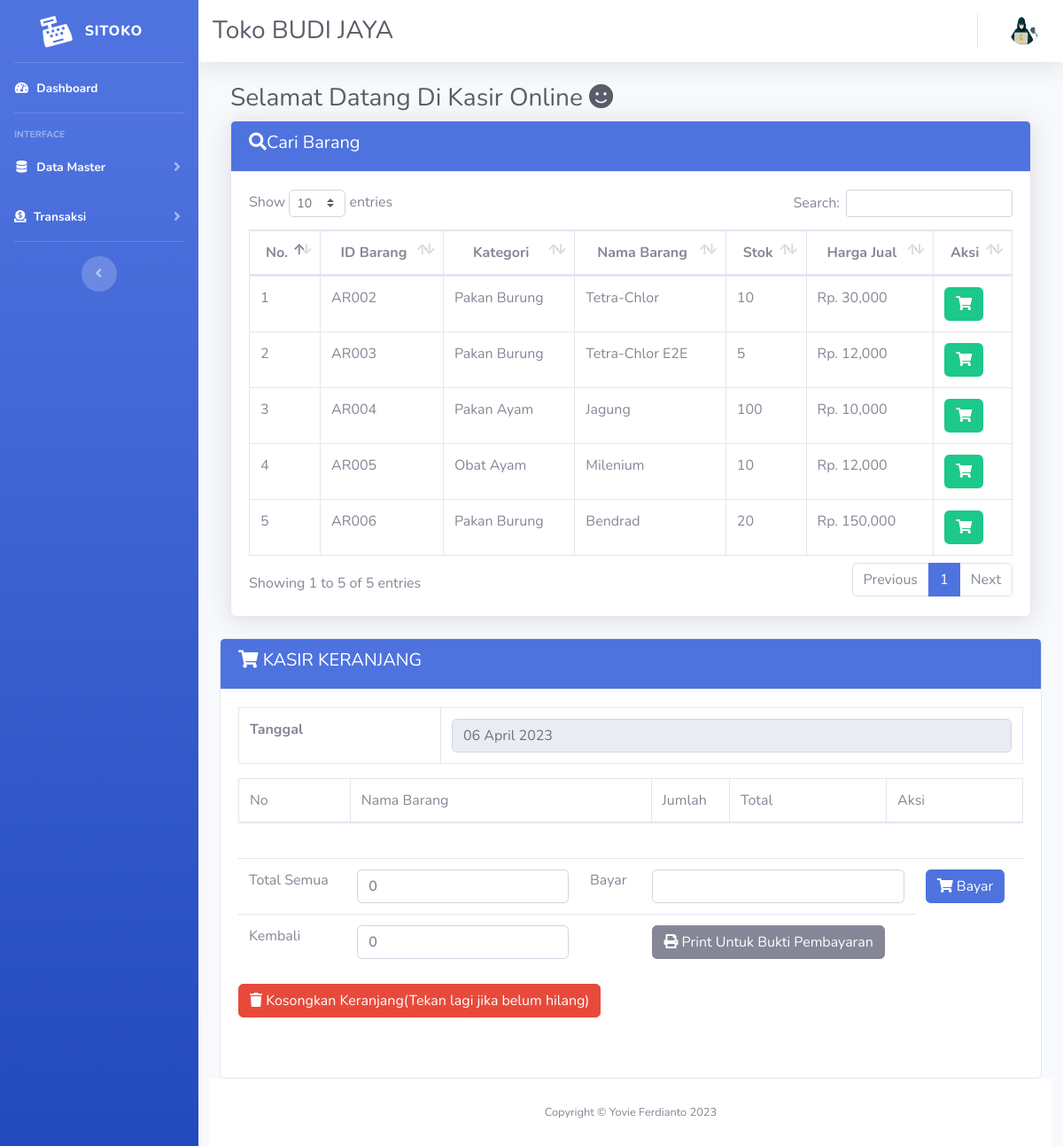
Page /sitoko/kasir/kasir.php (signed in) on the committed database.
### tables this page shows
CREATE TABLE `data_barang` (
  `id` int(50) NOT NULL,
  `id_barang` varchar(50) NOT NULL,
  `kategori` varchar(50) NOT NULL,
  `nama_barang` varchar(50) NOT NULL,
  `merk` varchar(50) NOT NULL,
  `stok` int(50) NOT NULL,
  `harga_beli` int(50) NOT NULL,
  `harga_jual` int(50) NOT NULL,
  `satuan` varchar(50) NOT NULL,
  `tgl_input` varchar(50) NOT NULL
);

### sitoko/kasir/page-content-kasir.php (the view, shortened to what this page needs)
<?php
   $kembali = 0;
?>
<div class="col-sm-12">
	<div class="container-fluid">
                   <h1 class="h3 mb-2 text-gray-800">Selamat Datang Di Kasir Online <i class="fas fa-smile"></i></h1>
                   <div class="card shadow mb-4">
					<div class="card-header bg-primary text-white">
						<h5><i class="fa fa-search"></i>Cari Barang</h5>
					</div>
                       <div class="card-body">
                           <div class="table-responsive">
                               <table class="table table-bordered" id="dataTable" width="100%" cellspacing="0">
                                   <thead>
                                       <tr style="text-align:center;">
                                           <th>No.</th>
                                           <th>ID Barang</th>
                                           <th>Kategori</th>
                                           <th>Nama Barang</th>
                                           <th>Stok</th>
                                           <th>Harga Jual</th>
                                           <th>Aksi</th>
                                       </tr>
                                   </thead>
                                   <tbody>
                                       <?php
                                           include('../koneksi.php');
                                           $no = 1;
                                           $query = mysqli_query($connection,"SELECT * FROM `data_barang`");
                                           while($row = mysqli_fetch_array($query)){
                                           ?>
                                           <tr>
                                               <td><?php echo $no++; ?></td>
                                               <td><?php echo $row['id_barang']; ?></td>
                                               <td><?php echo $row['kategori']; ?></td>
                                               <td><?php echo $row['nama_barang']; ?></td>
                                               <td><?php echo $row['stok']; ?></td>
                                               <td>Rp. <?php echo number_format($row['harga_jual']); ?></td>
                                               <td style="display:flex; gap:10px ">
										<form method="post">
										<button type="submit" name="submit-barang" class="btn btn-success"><i class="fas fa-shopping-cart"></i></button>
                                       	</form>
									</td>
                                           </tr>
                                       <?php
                                       }
                                       ?>
                                   </tbody>
                              	</table>
                           </div>
                       </div>
                   </div>
               </div>
<div class="col-sm-12">
		<div class="card card-primary">
			<div class="card-header bg-primary text-white">
				<h5><i class="fa fa-shopping-cart"></i> KASIR KERANJANG
			</div>
			<div class="card-body">
				<div id="keranjang" class="table-responsive">
					<table class="table table-bordered">
						<tr>
							<td><b>Tanggal</b></td>
							<td><input type="text" readonly="readonly" class="form-control" value="<?php $tanggal = date('d F Y'); echo $tanggal; ?>" name="tgl"></td>
						</tr>
					</table>
					<table class="table table-bordered w-100" id="example1">
						<thead>
							<tr>
								<td> No</td>
								<td> Nama Barang</td>
								<td style="width:10%;"> Jumlah</td>
								<td style="width:20%;"> Total</td>
								<td> Aksi</td>
							</tr>
						</thead>
							<?php
									$totalharga = 0;
                                       ?>
					</table>
						<br/>
						<div id="kasirnya">
						<table class="table table-stripped">
						<form method="POST">
								<tr>
								<td>Total Semua  </td>
								<td><input type="text" class="form-control" name="harga_barang" value="<?= $totalharga ?>"></td>
								<td>Bayar  </td>
								<td><input type="text" class="form-control" name="jumlah_bayar" value="<?php if(isset($jumlah_bayar)){echo $jumlah_bayar;} ?>" ></td>
								<td><button class="btn btn-primary" type="submit" name="submit-bayar"><i class="fa fa-shopping-cart"></i> Bayar</button>
								</td>
							</tr>
						</form>
						<tr>
							<td>Kembali</td>
							<td><input type="text" class="form-control" value="<?= $kembali ?>"></td>
							<td></td>
							<td>
								<a href="cetak.php" target="_blank">
								<button class="btn btn-secondary">
									<i class="fa fa-print"></i> Print Untuk Bukti Pembayaran
								</button></a>
							</td>
						</tr>
					</table>
					<form method="POST">
						<td><button class="btn btn-danger" type="submit" value="reset-keranjang" name="reset-keranjang"><i class="fa fa-trash"></i> Kosongkan Keranjang(Tekan lagi jika belum hilang)</button>
					</form>
					<br/>
					<br/>
				</div>
			</div>
		</div>
	</div>

### rows in the picture
data_barang: id_barang "AR002", kategori "Pakan Burung", nama_barang "Tetra-Chlor", stok "10", harga_jual "30,000"
data_barang: id_barang "AR003", kategori "Pakan Burung", nama_barang "Tetra-Chlor E2E", stok "5", harga_jual "12,000"
data_barang: id_barang "AR004", kategori "Pakan Ayam", nama_barang "Jagung", stok "100", harga_jual "10,000"
data_barang: id_barang "AR005", kategori "Obat Ayam", nama_barang "Milenium", stok "10", harga_jual "12,000"
data_barang: id_barang "AR006", kategori "Pakan Burung", nama_barang "Bendrad", stok "20", harga_jual "150,000"
